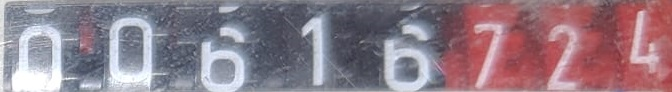
#> input picture backend/ImagesClock/IMG-20231127-WA0001.jpg, 672 x 92 px; its folder holds only this picture in this run
$ python -i imagetotext_tesseract.py   (imports and definitions only)
#> lines starting #> are read from the running program, lines starting #| are printed output that depends on the picture; after the words box and inside, x2 and y2 are one past the last pixel; in counts of white or black regions, pixels touching at a corner belong together
#> further down, picture is the input picture: shape (92, 672, 3); mean B, G, R 135.5, 124.5, 143.9
### backend/utils.py
#!/usr/bin/env python
import numpy, cv2

def invertBlackAndWhite(image): #background is white and the foreground is black
  countWhite = numpy.sum(image > 0) #number of all pixel that are not black (255)
  countBlack = numpy.sum(image == 0) #number of all pixel that are black (0)
  if countBlack > countWhite:
    image = 255 - image
  return image

def dilate(image):
  kernel = numpy.ones((5,5),numpy.uint8)
  return cv2.dilate(image, kernel, iterations = 1)

def erode(image):
  kernel = numpy.ones((5,5),numpy.uint8)
  return cv2.erode(image, kernel, iterations = 1)

def opening(image):
  kernel = numpy.ones((5,5),numpy.uint8)
  return cv2.morphologyEx(image, cv2.MORPH_OPEN, kernel)

### backend/imagetotext_tesseract.py
#!/usr/bin/env python

import cv2, numpy
import pytesseract
from configparser import ConfigParser
import logging.config
from pathlib import Path
import utils

pytesseract.pytesseract.tesseract_cmd = r'C:\Users\Anita\AppData\Local\Programs\Tesseract-OCR\tesseract.exe'

class ImageToText:
  def __init__ (self, image):
    self.image = image

  def preprocess(self):
    grayImage = cv2.cvtColor(self.image, cv2.COLOR_BGR2GRAY)
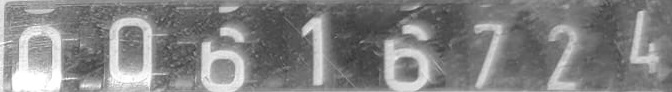
#> grayImage: shape (92, 672); min 52, max 255, mean 131.6
    grayImage = cv2.medianBlur(grayImage,5)
    _, binaryImage = cv2.threshold(grayImage, 0, 255, cv2.THRESH_OTSU)
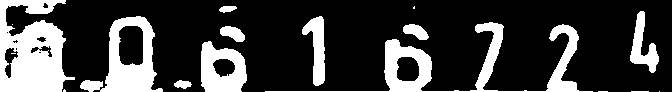
#> binaryImage: shape (92, 672); 24.1% white; 17 white regions (7 under 20 px), largest, box (x1, y1, x2, y2) and area: (0, 0, 75, 92) 4511, (265, 22, 593, 92) 3738, (80, 16, 163, 92) 2626
    binaryImage = utils.invertBlackAndWhite(binaryImage)
#> in invertBlackAndWhite, `countWhite = numpy.sum(image > 0)`: countWhite = 14890
#> in invertBlackAndWhite, `countBlack = numpy.sum(image == 0)`: countBlack = 46934
    erodeImg = utils.erode(binaryImage)
#> in erode, `return cv2.erode(image, kernel, iterations = 1)`:
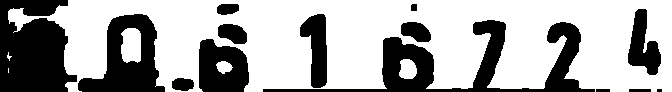
#> returned value: shape (92, 672); 66.4% white; 14 black regions (1 under 20 px), largest, box (x1, y1, x2, y2) and area: (263, 20, 595, 92) 5768, (0, 0, 77, 92) 5487, (78, 14, 165, 92) 3470
    dilateImg = utils.dilate(erodeImg)
#> in dilate, `return cv2.dilate(image, kernel, iterations = 1)`:
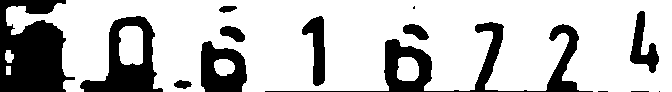
#> returned value: shape (92, 672); 75.3% white; 14 black regions (4 under 20 px), largest, box (x1, y1, x2, y2) and area: (0, 0, 75, 92) 4759, (265, 22, 593, 92) 3772, (80, 16, 163, 92) 2692
    openingImg = utils.opening(dilateImg)
    return openingImg

  def getTheImage(self):
    return self.image

  def getNumberFromImage(self, config): #tesseract
    #configuration: it will read only the specified language and for what to look for
    return pytesseract.image_to_string(self.image, lang=config['TESS_LANGUAGE'],
      config='--psm ' + config['TESS_PAGESEGMEN'] + ' --oem ' + config['TESS_OCRENGINEMODE']
      +' -c tessedit_char_whitelist=' + config['TESS_WHITELIST'])

def main():
  #Read config.ini file
  config_object = ConfigParser()
  config_object.read(Path("config.ini"))
  config = config_object["DEFAULT"]

  logging.config.fileConfig('log_config.ini')
  logging.info('Starting .. ')
  logging.info('Stop')

  filePath = Path(config['OUTPUT_FILE'])
  if filePath.exists():
    filePath.unlink()

  outputFile = open(config['OUTPUT_FILE'],"a")
  imagesPath = Path(config['FOLDER_NAME']).glob("*.jpg")

  for imagePath in imagesPath:
    #pre process tesseract
    objOfImage = ImageToText(cv2.imread(str(imagePath)))
    binaryImage = objOfImage.preprocess()

    cv2.imshow(str(imagePath), binaryImage)
    cv2.waitKey(0)

    text = objOfImage.getNumberFromImage(config)
    outputFile.write(str(imagePath) + " " +text)
  logging.debug("Logging test...")


# [2 lines not run here, left out]

>>> import cv2
>>> picture = cv2.imread('ImagesClock/IMG-20231127-WA0001.jpg')
>>> result = ImageToText(picture).preprocess()

$ run again, on backend/ImagesClock/IMG20231005112239.jpg
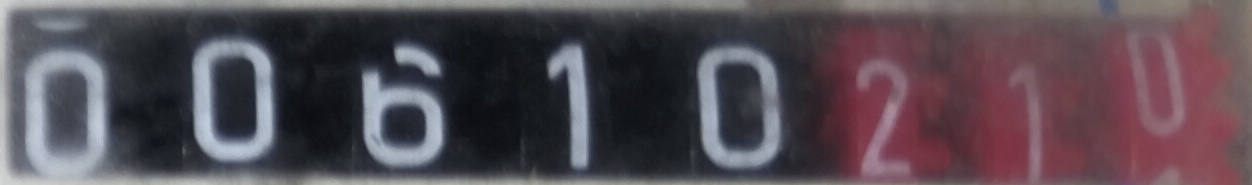
#> input picture backend/ImagesClock/IMG20231005112239.jpg, 1252 x 185 px
#> picture is the input picture: shape (185, 1252, 3); mean B, G, R 82.7, 75.3, 86.1
#> in preprocess, `_, binaryImage = cv2.threshold(grayImage, 0, 255, cv2.THRESH_OTSU)`:
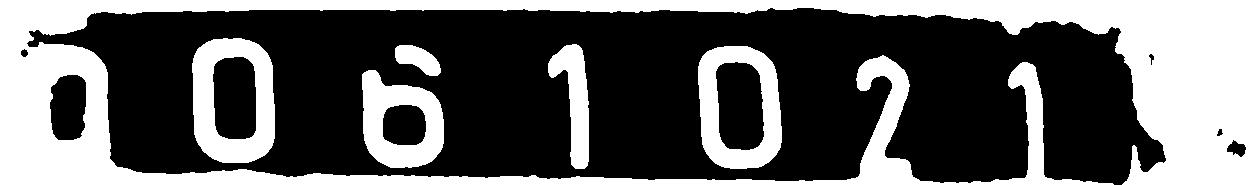
#> binaryImage: shape (185, 1252); 36.7% white; 6 white regions, box (x1, y1, x2, y2) and area: (0, 0, 1252, 185) 65584, (192, 38, 275, 163) 5991, (698, 46, 782, 169) 5360, (362, 70, 444, 168) 4677, (548, 44, 589, 169) 2616, (395, 45, 441, 76) 870
#> countWhite = 85098
#> countBlack = 146522
#> in dilate, `return cv2.dilate(image, kernel, iterations = 1)`:
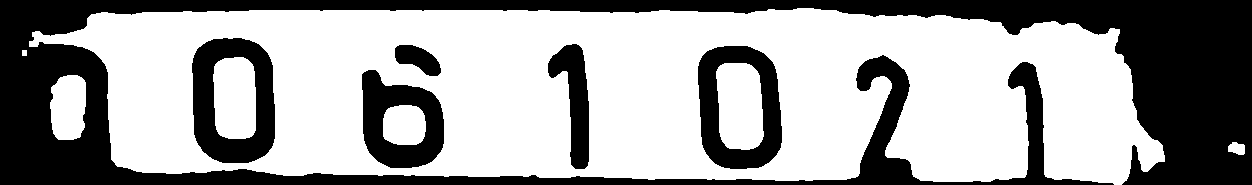
#> returned value: shape (185, 1252); 63.2% white; 6 black regions, box (x1, y1, x2, y2) and area: (0, 0, 1252, 185) 65800, (192, 38, 275, 163) 5991, (698, 46, 782, 169) 5371, (362, 70, 444, 168) 4683, (548, 44, 589, 169) 2622, (395, 45, 441, 76) 870
